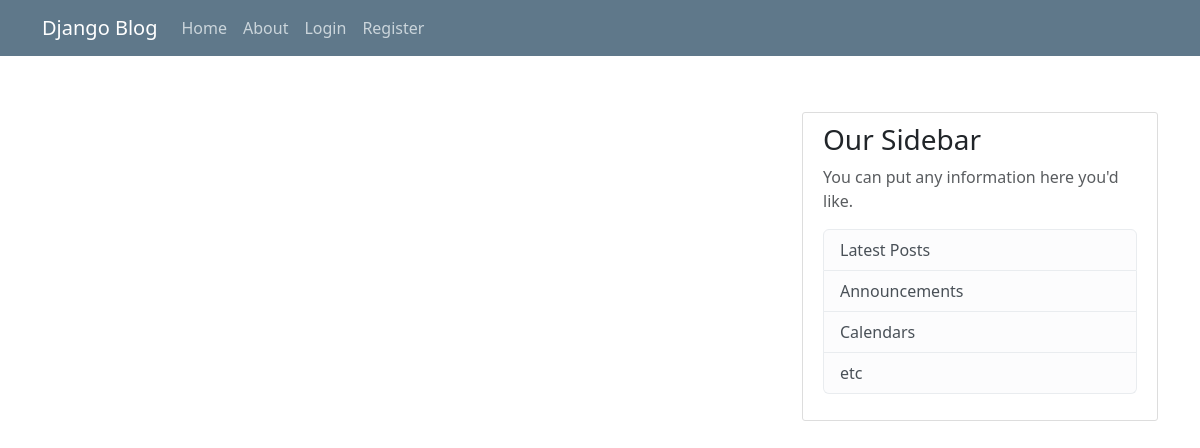
/, run on an earlier commit of the app's database.
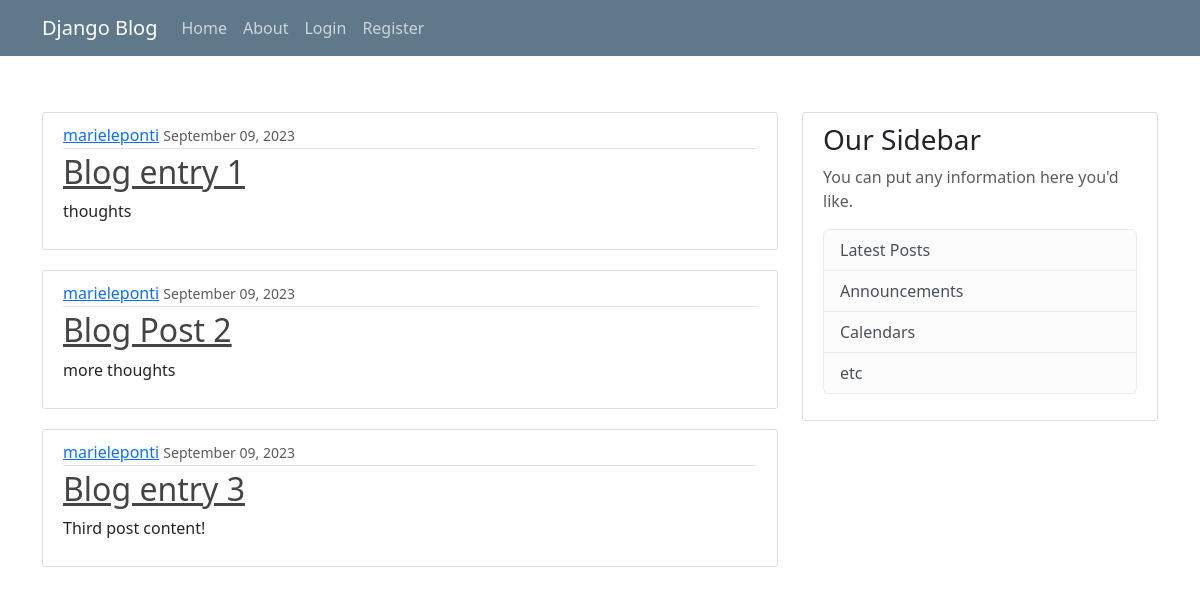
And on a later commit of the database.
### blog_app/models.py (models this page shows, shortened)
class Post(models.Model):
    title = models.CharField(max_length=100)
    content = models.TextField()
    date_posted = models.DateTimeField(default=timezone.now, blank=True)
    author = models.ForeignKey(User, on_delete=models.CASCADE)

### blog_app/views.py (the view)
# urls.py: 2. Add a URL to urlpatterns:  path('', views.home, name='home')
def home(request):
    context = {'posts': Post.objects.all()}
    return render(request, 'blog_app/home.html', context)

### blog_app/templates/blog_app/home.html
{%  extends './base.html' %}
{%  block content %}
    {% for post in posts %}
    <article class="media content-section">
        <div class="media-body">
          <div class="article-metadata">
            <a class="mr-2" href="#">{{ post.author }}</a>
            <small class="text-muted">{{ post.date_posted | date:"F m, Y"}}</small>
          </div>
          <h2><a class="article-title" href="#">{{ post.title }}</a></h2>
          <p class="article-content">{{ post.content }}</p>
        </div>
      </article>
    {% endfor %}
{%  endblock content%}

### blog_app/templates/blog_app/base.html (shortened to what this page needs)
{% load static %}
{% load crispy_forms_tags %}
<!doctype html>
<html>
<head>
    <link rel="stylesheet" type="text/css" href="{% static 'blog_app/styles.css'%}">
    <link href="https://cdn.jsdelivr.net/npm/bootstrap@5.3.2/dist/css/bootstrap.min.css" rel="stylesheet"
>
</head>
<body>
    <header class="site-header">
        <nav class="navbar navbar-expand-md navbar-dark bg-steel fixed-top">
            <div class="container">
                <a class="navbar-brand mr-4" href="/">Django Blog</a>
                <div class="collapse navbar-collapse" id="navbarToggle">
                    <div class="navbar-nav mr-auto">
                        <a class="nav-item nav-link" href="{% url 'blog-home' %}">Home</a>
                        <a class="nav-item nav-link" href="{% url 'blog-about' %}">About</a>
                    </div>
                    <div class="navbar-nav">
                        <a class="nav-item nav-link" href="{% url 'login' %}">Login</a>
                        <a class="nav-item nav-link" href="{% url 'register' %}">Register</a>
                    </div>
                </div>
            </div>
        </nav>
    </header>
    <main role="main" class="container">
        <div class="row">
            <div class="col-md-8">
                {% block content %}{% endblock %}
            </div>
            <div class="col-md-4">
                <div class="content-section">
                    <h3>Our Sidebar</h3>
                    <p class='text-muted'>You can put any information here you'd like.
                    <ul class="list-group">
                        <li class="list-group-item list-group-item-light">Latest Posts</li>
                        <li class="list-group-item list-group-item-light">Announcements</li>
                        <li class="list-group-item list-group-item-light">Calendars</li>
                        <li class="list-group-item list-group-item-light">etc</li>
                    </ul>
                    </p>
                </div>
            </div>
        </div>
    </main>
</body>
</html>

### blog_app/static/blog_app/styles.css (style rules this page uses)
body { background: #fafafa; color: #333333; margin-top: 5rem; }
h1, h2, h3, h4, h5, h6 { color: #444444; }
ul { margin: 0; }
.bg-steel { background-color: #5f788a; }
.site-header .navbar-nav .nav-link { color: #cbd5db; }
.site-header { margin-bottom: 7rem; }
.content-section { background: #ffffff; padding: 10px 20px; border: 1px solid #dddddd; border-radius: 3px; margin-bottom: 20px; }
.article-title { color: #444444; }
.article-content { white-space: pre-line; }
.article-metadata { padding-bottom: 1px; margin-bottom: 4px; border-bottom: 1px solid #e3e3e3 }

What changed in the data, as far as the page shows it:
added Post: author "marieleponti", date_posted "September 09, 2023", title "Blog entry 1", content "thoughts"
added Post: author "marieleponti", date_posted "September 09, 2023", title "Blog Post 2", content "more thoughts"
added Post: author "marieleponti", date_posted "September 09, 2023", title "Blog entry 3", content "Third post content!"
